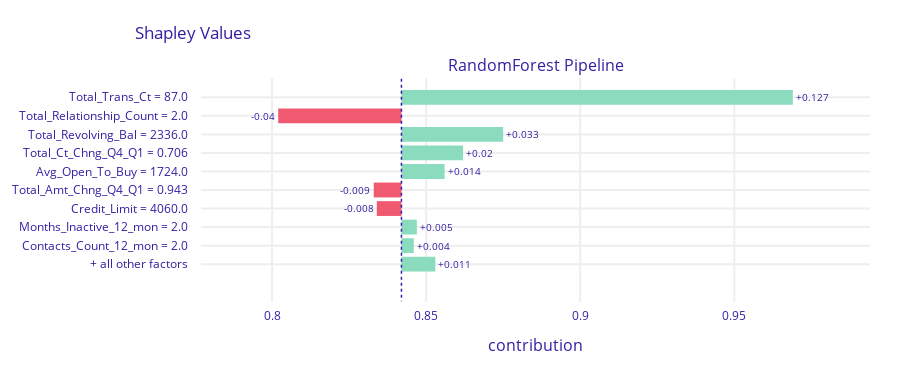

The cell this chart's notebook holds for it:
### Code cell
shap_single_datapoint.plot()

### Figure 1 — Plotly figure (JSON) as saved in the notebook; plotly's stock layout.template omitted (floating-point values rounded to 4 significant figures)
{"data": [{"base": 0.842, "hoverinfo": "text", "hoverlabel": {"bgcolor": "rgba(0,0,0,0.8)"}, "hovertext": ["Average response: 0.842<br>Prediction: 1.0<br>Total_Trans_Ct = 87.0<br>increases average response <br>by 0.127", "Average response: 0.842<br>Prediction: 1.0<br>Total_Relationship_Count = 2.0<br>decreases average response <br>by 0.04", "Average response: 0.842<br>Prediction: 1.0<br>Total_Revolving_Bal = 2336.0<br>increases average response <br>by 0.033", "Average response: 0.842<br>Prediction: 1.0<br>Total_Ct_Chng_Q4_Q1 = 0.706<br>increases average response <br>by 0.02", "Average response: 0.842<br>Prediction: 1.0<br>Avg_Open_To_Buy = 1724.0<br>increases average response <br>by 0.014", "Average response: 0.842<br>Prediction: 1.0<br>Total_Amt_Chng_Q4_Q1 = 0.943<br>decreases average response <br>by 0.009", "Average response: 0.842<br>Prediction: 1.0<br>Credit_Limit = 4060.0<br>decreases average response <br>by 0.008", "Average response: 0.842<br>Prediction: 1.0<br>Months_Inactive_12_mon = 2.0<br>increases average response <br>by 0.005", "Average response: 0.842<br>Prediction: 1.0<br>Contacts_Count_12_mon = 2.0<br>increases average response <br>by 0.004", "Average response: 0.842<br>Prediction: 1.0<br>+ all other factors<br>increases average response <br>by 0.011"], "marker": {"color": ["#8bdcbe", "#f05a71", "#8bdcbe", "#8bdcbe", "#8bdcbe", "#f05a71", "#f05a71", "#8bdcbe", "#8bdcbe", "#8bdcbe"]}, "orientation": "h", "showlegend": false, "text": ["+0.127", "-0.04", "+0.033", "+0.02", "+0.014", "-0.009", "-0.008", "+0.005", "+0.004", "+0.011"], "textposition": "outside", "type": "bar", "x": [0.127, -0.04, 0.033, 0.02, 0.014, -0.009, -0.008, 0.005, 0.004, 0.011], "xaxis": "x", "y": ["Total_Trans_Ct = 87.0", "Total_Relationship_Count = 2.0", "Total_Revolving_Bal = 2336.0", "Total_Ct_Chng_Q4_Q1 = 0.706", "Avg_Open_To_Buy = 1724.0", "Total_Amt_Chng_Q4_Q1 = 0.943", "Credit_Limit = 4060.0", "Months_Inactive_12_mon = 2.0", "Contacts_Count_12_mon = 2.0", "+ all other factors"], "yaxis": "y"}], "layout": {"annotations": [{"font": {"size": 16}, "showarrow": false, "text": "RandomForest Pipeline", "x": 0.5, "xanchor": "center", "xref": "paper", "y": 1, "yanchor": "bottom", "yref": "paper"}, {"font": {"size": 16}, "showarrow": false, "text": "contribution", "x": 0.5, "xanchor": "center", "xref": "paper", "y": 0, "yanchor": "top", "yref": "paper", "yshift": -30}], "font": {"color": "#371ea3"}, "height": 373, "margin": {"b": 71, "r": 30, "t": 78}, "shapes": [{"line": {"color": "#371ea3", "dash": "dot", "width": 1.5}, "type": "line", "x0": 0.842, "x1": 0.842, "xref": "x", "y0": -1, "y1": 11, "yref": "y"}], "title": {"text": "Shapley Values", "x": 0.15}, "xaxis": {"anchor": "y", "automargin": true, "domain": [0, 1], "fixedrange": true, "gridwidth": 2, "range": [0.7769, 0.994], "tickcolor": "white", "ticklen": 3, "ticks": "outside", "type": "linear", "zeroline": false}, "yaxis": {"anchor": "x", "automargin": true, "autorange": "reversed", "domain": [0, 1], "fixedrange": true, "gridwidth": 2, "tickcolor": "white", "ticklen": 10, "ticks": "outside", "type": "category"}}}
